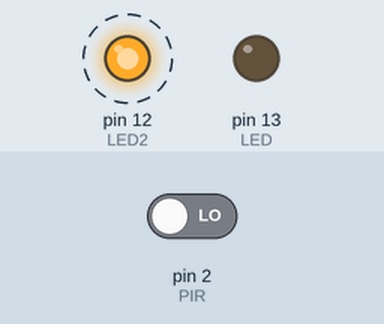
The sketch below on a simulated Arduino Uno, built with avr-gcc and run on an emulated ATmega328P. Shown: output pins drawn as LEDs (lit = HIGH). Dashed ring = blinking. The inputs (shaded band) are chosen by the test bench; at power-on: pin 2 (PIR) LOW.

Above: at 1.25 s.
1.3 s: pin 2 (PIR) driven HIGH
At 1.45 s:
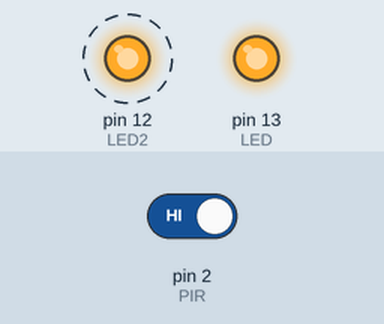
Timing chart, 0 to 10.3 s (numbered marks = the images above; inputs shaded):
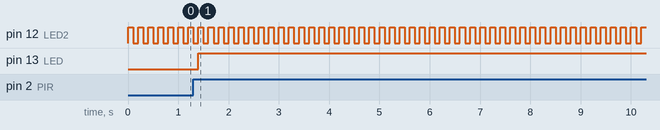

Measured:
- after the input at 1.3 s, pin 13 (LED): LOW → HIGH after 0.10 s
- by itself, pin 12 (LED2): alternates HIGH for 0.10 s and LOW for 0.10 s

The sketch:

td2_iot1.ino
```cpp
/*
	Programme Arduino qui permet d'allumer une lampe lorsque
    le capteur PIR détecte un mouvement. La lampe est gardée
    allumée pendant une minute. Pendant ce temps le micro-
    controleur fait clignoter une led connectée sur la broche
    12.

*/
#define PIR  2
#define LED  13
#define LED2 12

unsigned long counttime, timeElapsed;

void setup() {
   	pinMode(PIR, INPUT);
   	pinMode(LED, OUTPUT);
  	pinMode(LED2, OUTPUT);
}

void loop() {
  	timeElapsed = millis();
    if (digitalRead(PIR) == HIGH)
    {
      digitalWrite(LED, HIGH);
      counttime = millis();
    }

  	if (digitalRead(PIR) == LOW && millis() - counttime > 60000) {
      digitalWrite(LED, LOW);
    }


  	digitalWrite(LED2, HIGH);
  	delay(100);
  	digitalWrite(LED2, LOW);
  	delay(100);

}
```
